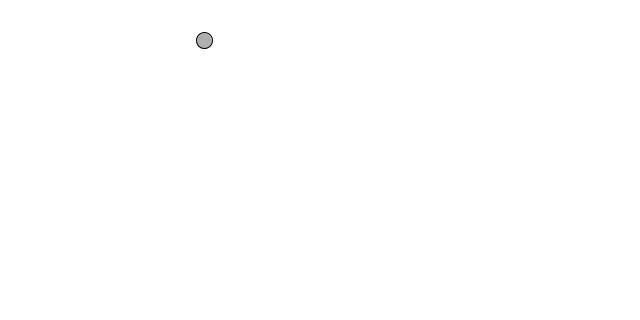
Frame 1 (no input)
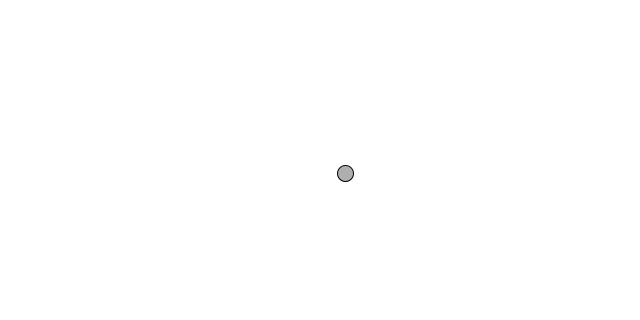
Frame 60 (the mouse pressed at the canvas centre just before this capture)
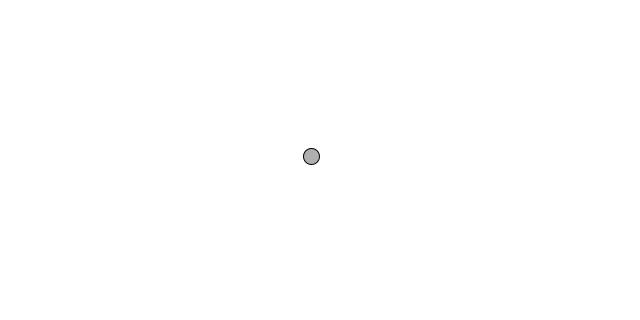
Frame 120 (the mouse held since frame 60 and released just before this capture)

The Processing sketch that drew these frames (run headless with seeded random() and noise(); from frame 60 on, the mouse is pressed at the canvas centre):

// Processing sketch: sketch_180103a
// ── sketch_180103a.pde
class Mover {
  
  PVector location;
  PVector velocity;
  PVector acceleration;
  
  Mover(){
    location = new PVector(random(width/2), random(height/2));
    velocity = new PVector(0,0);
    acceleration = new PVector(0, 0);
  }

  
  void update(){
    PVector mouse = new PVector(mouseX, mouseY);
    PVector mouseLoc = PVector.sub(mouse, location);//the point wanted to the location wanted

    float multValue = map(mouseLoc.mag(),0, sqrt(width*width+height*height), 0.01, 10);
    mouseLoc.normalize();
    mouseLoc.mult(multValue);
    acceleration = mouseLoc;
    velocity.add(acceleration);
    location.add(velocity);
    velocity.limit(5);
  }
  
  void display(){
    stroke(0);
    fill(175);
    ellipse(location.x, location.y, 16,16);
  }
  
  void checkEdges(){
    if(location.x > width){
      location.x = 0;
    } else if( location.x < 0){
      location.x = width;
    }
    
    if(location.y > height){
      location.y = 0;
    } else if(location.y < 0){
      location.y = height; 
    }
  }
  
}
// ── main.pde
Mover m;

void settings(){
  size(640, 320);
}

void setup(){
  m = new Mover();
}

void draw(){
  background(255);
  m.update();
  m.checkEdges();
  m.display();
}
